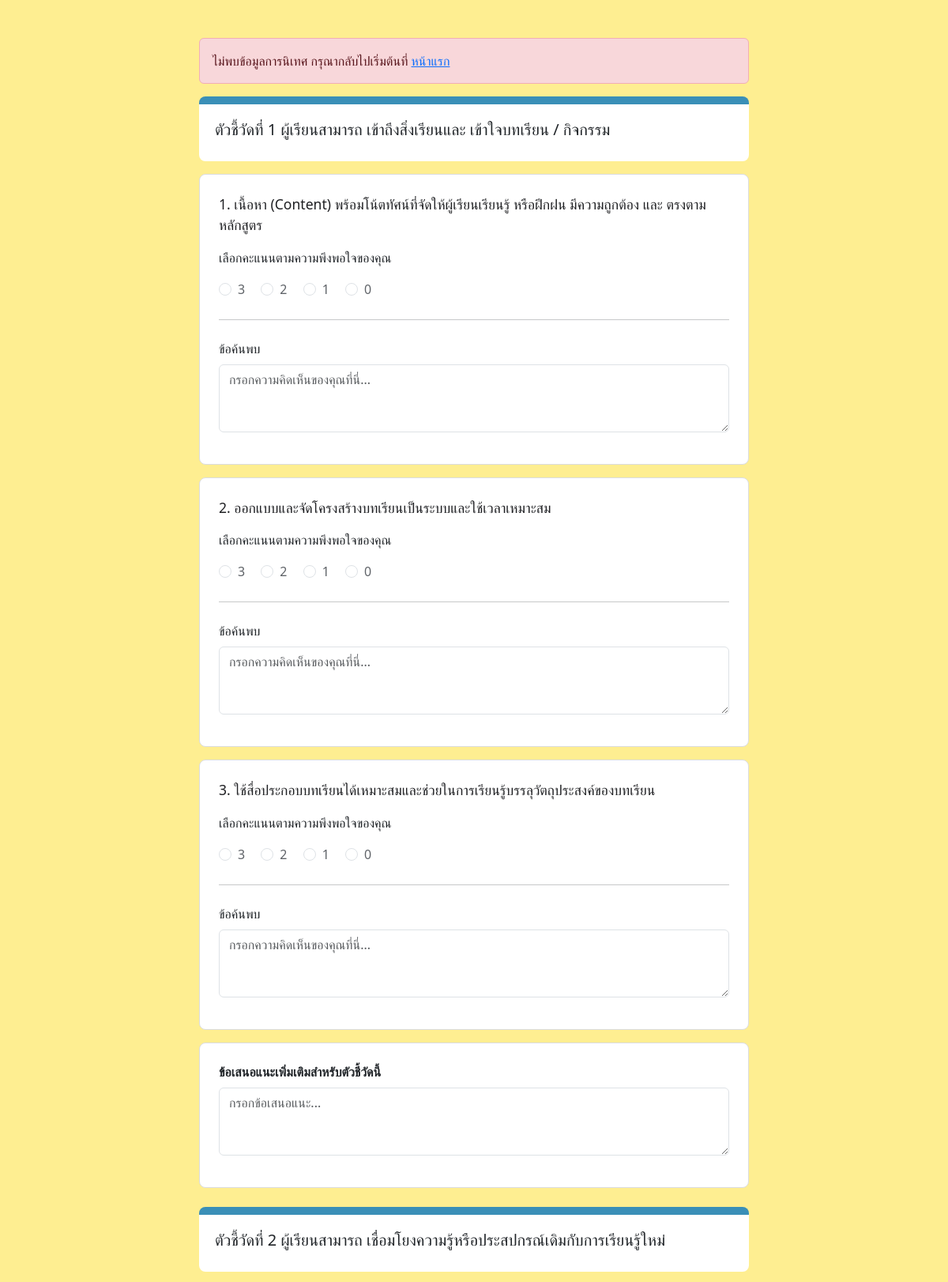
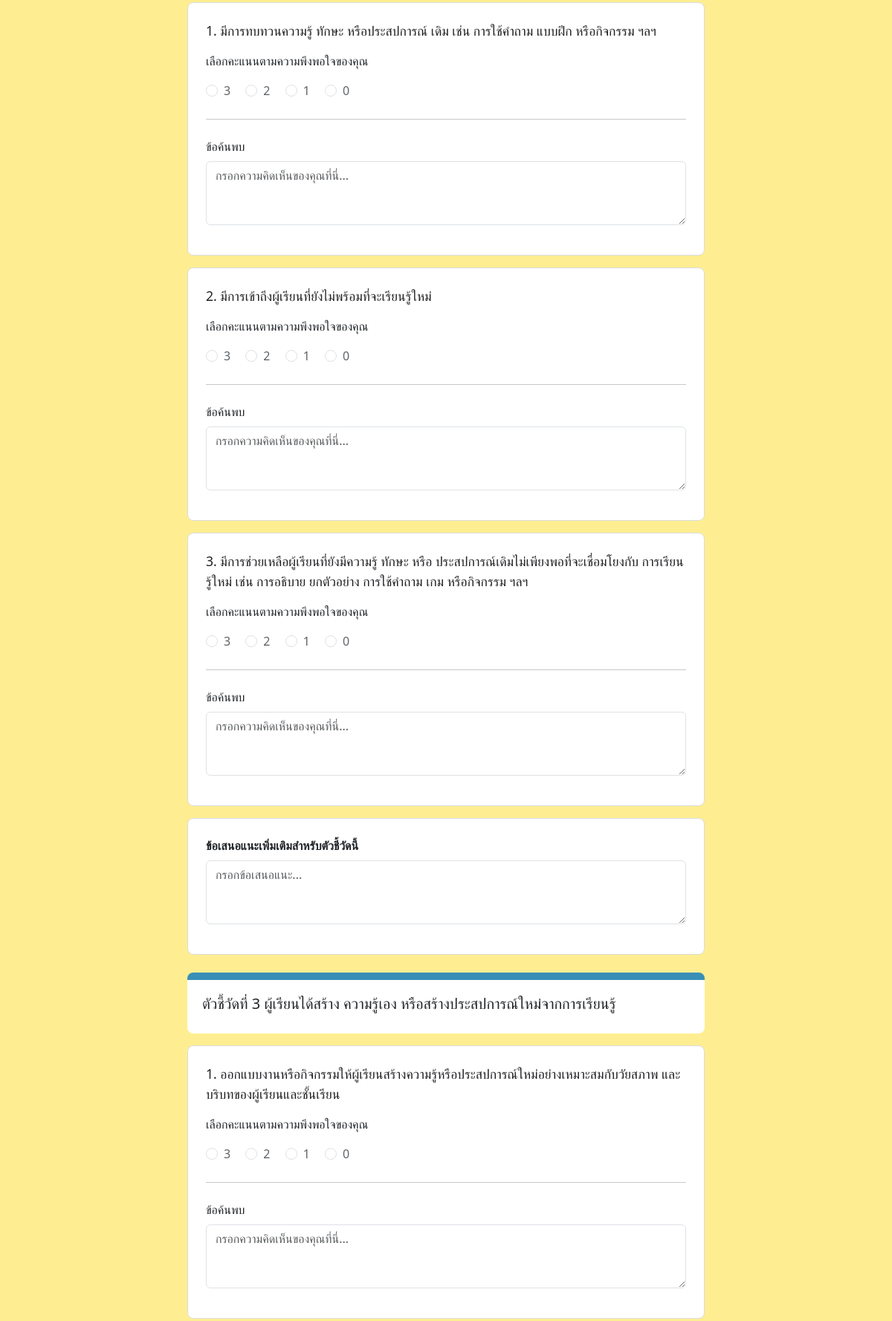
The app's page /kpi_form.php (upper part) with its own data (2 pictures, top to bottom).
### tables this page shows
CREATE TABLE `kpi_indicators` (
  `id` int(11) NOT NULL,
  `title` varchar(255) NOT NULL COMMENT 'ชื่อตัวชี้วัด',
  `display_order` int(11) NOT NULL DEFAULT 0 COMMENT 'ลำดับการแสดงผล'
);

CREATE TABLE `kpi_questions` (
  `id` int(11) NOT NULL,
  `indicator_id` int(11) NOT NULL COMMENT 'FK อ้างอิงถึงตาราง kpi_indicators',
  `question_text` text NOT NULL COMMENT 'ข้อความคำถาม',
  `display_order` int(11) NOT NULL DEFAULT 0 COMMENT 'ลำดับการแสดงผลของคำถามในตัวชี้วัดนั้นๆ'
);

### kpi_form.php (the view, shortened to what this page needs)
<?php
require_once 'db_connect.php';
$sql = "SELECT
            ind.id AS indicator_id,
            ind.title AS indicator_title,
            q.id AS question_id,
            q.question_text
        FROM
            kpi_indicators ind
        LEFT JOIN
            kpi_questions q ON ind.id = q.indicator_id
        ORDER BY
            ind.display_order ASC, q.display_order ASC";
$result = $conn->query($sql);
$indicators = [];
if ($result) {
    while ($row = $result->fetch_assoc()) {
        $indicators[$row['indicator_id']]['title'] = $row['indicator_title'];
        if ($row['question_id']) {
            $indicators[$row['indicator_id']]['questions'][] = $row;
        }
    }
}
?>
<!DOCTYPE html>
<html lang="th">
  <head>
    <link
      href="https://cdn.jsdelivr.net/npm/bootstrap@5.3.3/dist/css/bootstrap.min.css"
      rel="stylesheet"
    />
    <link href="styles.css" rel="stylesheet" />
    </head>
  <body>
    <div class="container mt-5">
      <form id="evaluationForm" method="POST" action="save_kpi_data.php">
        <?php if (isset($_SESSION['supervision_data'])): ?>
            <div class="alert alert-info mb-4">
                <h5 class="alert-heading">ข้อมูลการนิเทศ</h5>
                <p class="mb-1">
                    <strong>ผู้นิเทศ:</strong> <?php echo htmlspecialchars($_SESSION['supervision_data']['supervisor_name'] ?? 'N/A'); ?>
                </p>
                <p class="mb-0">
                    <strong>ผู้รับการนิเทศ:</strong> <?php echo htmlspecialchars($_SESSION['supervision_data']['teacher_name'] ?? 'N/A'); ?>
                </p>
            </div>
        <?php else: ?>
            <div class="alert alert-danger">ไม่พบข้อมูลการนิเทศ กรุณากลับไปเริ่มต้นที่ <a href="index.php">หน้าแรก</a></div>
        <?php endif; ?>
        <?php foreach ($indicators as $indicator_id => $indicator_data) : ?>
          <div class="section-header mb-3">
            <h2 class="h5"><?php echo htmlspecialchars($indicator_data['title']); ?></h2>
          </div>
          <?php if (!empty($indicator_data['questions'])) : ?>
            <?php foreach ($indicator_data['questions'] as $question) :
                $question_id = $question['question_id'];
            ?>
            <div class="card mb-3">
              <div class="card-body p-4">
                <div class="mb-3">
                  <label class="form-label-question" for="rating_<?php echo $question_id; ?>">
                    <?php echo htmlspecialchars($question['question_text']); ?>
                  </label>
                </div>
                <p>เลือกคะแนนตามความพึงพอใจของคุณ</p>
                <?php for ($i = 3; $i >= 0; $i--) : ?>
                  <div class="form-check form-check-inline">
                    <input
                      class="form-check-input"
                      type="radio"
                      name="ratings[<?php echo $question_id; ?>]"
                      id="q<?php echo $question_id; ?>-<?php echo $i; ?>"
                      value="<?php echo $i; ?>"
                      required
                    />
                    <label class="form-check-label" for="q<?php echo $question_id; ?>-<?php echo $i; ?>"><?php echo $i; ?></label>
                  </div>
                <?php endfor; ?>
                <hr class="my-4" />
                <div class="mb-3">
                  <label for="comments_<?php echo $question_id; ?>" class="form-label">ข้อค้นพบ</label>
                  <textarea
                    class="form-control"
                    id="comments_<?php echo $question_id; ?>"
                    name="comments[<?php echo $question_id; ?>]"
                    rows="3"
                    placeholder="กรอกความคิดเห็นของคุณที่นี่..."
                  ></textarea>
                </div>
              </div>
            </div>
            <?php endforeach; ?>
          <div class="card mb-4">
            <div class="card-body p-4">
              <div class="mb-3">
                  <label for="indicator_suggestion_<?php echo $indicator_id; ?>" class="form-label fw-bold">ข้อเสนอแนะเพิ่มเติมสำหรับตัวชี้วัดนี้</label>
                  <textarea class="form-control" id="indicator_suggestion_<?php echo $indicator_id; ?>" name="indicator_suggestions[<?php echo $indicator_id; ?>]" rows="3" placeholder="กรอกข้อเสนอแนะ..."></textarea>
              </div>
            </div>
          </div>
          <?php endif; ?>
        <?php endforeach; ?>
      </form>
    </div>
  </body>
</html>

### styles.css (style rules this page uses)
body { background-color: #f4f7f6; background-color: #feee91; }
.container { max-width: 720px; }
.card { border-radius: 8px; border: 1px solid #dadce0; box-shadow: none; }
.section-header { background-color: #ffffff; border-top: 10px solid #3a8fb7; border-radius: 8px; padding: 20px; }
.form-label-question { font-weight: 500; color: #202124; font-size: 1.1rem; }
.form-check-label { color: #5f6368; }

### records on screen
kpi_indicators: kpi_questions.question_text "1. เนื้อหา (Content) พร้อมโน้ตทัศน์ที่จัดให้ผู้เรียนเรียนรู้ หรือฝึกฝน มีความถูกต้อง และ ตรงตามหลักสูตร", value "กรอกความคิดเห็นของคุณที่นี่...", kpi_questions.question_text "2. ออกแบบและจัดโครงสร้างบทเรียนเป็นระบบและใช้เวลาเหมาะสม", kpi_questions.question_text "3. ใช้สื่อประกอบบทเรียนได้เหมาะสมและช่วยในการเรียนรู้บรรลุวัตถุประสงค์ของบทเรียน"
kpi_indicators: kpi_questions.question_text "1. มีการทบทวนความรู้ ทักษะ หรือประสปการณ์ เดิม เช่น การใช้คำถาม แบบฝึก หรือกิจกรรม ฯลฯ", value "กรอกความคิดเห็นของคุณที่นี่...", kpi_questions.question_text "2. มีการเข้าถึงผู้เรียนที่ยังไม่พร้อมที่จะเรียนรู้ใหม่", kpi_questions.question_text "3. มีการช่วยเหลือผู้เรียนที่ยังมีความรู้ ทักษะ หรือ ประสปการณ์เดิมไม่เพียงพอที่จะเชื่อมโยงกับ การเรียนรู้ใหม่ เช่น การอธิบาย ยกตัวอย่าง การใช้คำถาม เกม หรือกิจกรรม ฯลฯ"
kpi_indicators: kpi_questions.question_text "1. ออกแบบงานหรือกิจกรรมให้ผู้เรียนสร้างความรู้หรือประสปการณ์ใหม่อย่างเหมาะสมกับวัยสภาพ และบริบทของผู้เรียนและชั้นเรียน", value "กรอกความคิดเห็นของคุณที่นี่..."

### other values on screen
$indicator_data['title'] "ตัวชี้วัดที่ 1 ผู้เรียนสามารถ เข้าถึงสิ่งเรียนและ เข้าใจบทเรียน / กิจกรรม"
$indicator_data['title'] "ตัวชี้วัดที่ 2 ผู้เรียนสามารถ เชื่อมโยงความรู้หรือประสปกรณ์เดิมกับการเรียนรู้ใหม่"
$indicator_data['title'] "ตัวชี้วัดที่ 3 ผู้เรียนได้สร้าง ความรู้เอง หรือสร้างประสปการณ์ใหม่จากการเรียนรู้"
